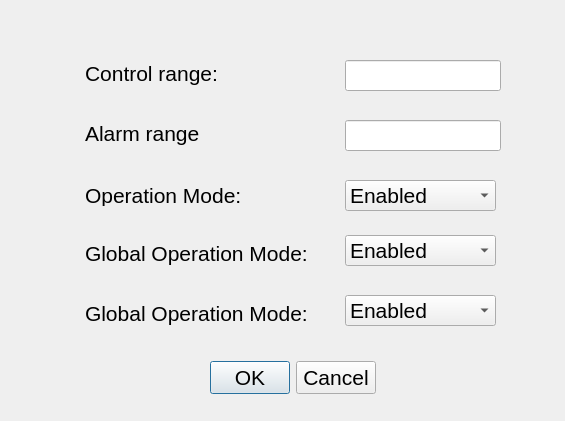
<?xml version="1.0" encoding="UTF-8"?>
<ui version="4.0">
 <class>edit_Control_OP</class>
 <widget class="QDialog" name="edit_Control_OP">
  <property name="geometry">
   <rect>
    <x>0</x>
    <y>0</y>
    <width>565</width>
    <height>421</height>
   </rect>
  </property>
  <property name="font">
   <font>
    <pointsize>16</pointsize>
   </font>
  </property>
  <property name="windowTitle">
   <string>Control params edit</string>
  </property>
  <widget class="QDialogButtonBox" name="buttonBox">
   <property name="geometry">
    <rect>
     <x>195</x>
     <y>355</y>
     <width>181</width>
     <height>46</height>
    </rect>
   </property>
   <property name="font">
    <font>
     <pointsize>16</pointsize>
    </font>
   </property>
   <property name="orientation">
    <enum>Qt::Horizontal</enum>
   </property>
   <property name="standardButtons">
    <set>QDialogButtonBox::Cancel|QDialogButtonBox::Ok</set>
   </property>
  </widget>
  <widget class="QLabel" name="l_Alarm_Range">
   <property name="geometry">
    <rect>
     <x>85</x>
     <y>120</y>
     <width>236</width>
     <height>26</height>
    </rect>
   </property>
   <property name="font">
    <font>
     <pointsize>16</pointsize>
    </font>
   </property>
   <property name="text">
    <string>Alarm range</string>
   </property>
  </widget>
  <widget class="QLabel" name="l_COntrol_Range">
   <property name="geometry">
    <rect>
     <x>85</x>
     <y>60</y>
     <width>161</width>
     <height>26</height>
    </rect>
   </property>
   <property name="font">
    <font>
     <pointsize>16</pointsize>
     <italic>false</italic>
    </font>
   </property>
   <property name="text">
    <string>Control range:</string>
   </property>
  </widget>
  <widget class="QLabel" name="l_GOP_Mode">
   <property name="geometry">
    <rect>
     <x>85</x>
     <y>240</y>
     <width>261</width>
     <height>26</height>
    </rect>
   </property>
   <property name="font">
    <font>
     <pointsize>16</pointsize>
    </font>
   </property>
   <property name="text">
    <string>Global Operation Mode:</string>
   </property>
  </widget>
  <widget class="QLineEdit" name="tb_New_Control_Range">
   <property name="geometry">
    <rect>
     <x>345</x>
     <y>60</y>
     <width>156</width>
     <height>31</height>
    </rect>
   </property>
   <property name="font">
    <font>
     <pointsize>14</pointsize>
     <italic>true</italic>
    </font>
   </property>
  </widget>
  <widget class="QComboBox" name="cb_GOP_Mode">
   <property name="geometry">
    <rect>
     <x>345</x>
     <y>235</y>
     <width>151</width>
     <height>31</height>
    </rect>
   </property>
   <property name="font">
    <font>
     <pointsize>16</pointsize>
    </font>
   </property>
   <item>
    <property name="text">
     <string>Enabled</string>
    </property>
   </item>
   <item>
    <property name="text">
     <string>Disabled</string>
    </property>
   </item>
  </widget>
  <widget class="QLabel" name="l_OP_Mode">
   <property name="geometry">
    <rect>
     <x>85</x>
     <y>185</y>
     <width>176</width>
     <height>21</height>
    </rect>
   </property>
   <property name="font">
    <font>
     <pointsize>16</pointsize>
    </font>
   </property>
   <property name="text">
    <string>Operation Mode:</string>
   </property>
  </widget>
  <widget class="QComboBox" name="cb_OP_Mode">
   <property name="geometry">
    <rect>
     <x>345</x>
     <y>180</y>
     <width>151</width>
     <height>31</height>
    </rect>
   </property>
   <property name="font">
    <font>
     <pointsize>16</pointsize>
    </font>
   </property>
   <item>
    <property name="text">
     <string>Enabled</string>
    </property>
   </item>
   <item>
    <property name="text">
     <string>Disabled</string>
    </property>
   </item>
  </widget>
  <widget class="QLineEdit" name="tb_New_Alarm_Range">
   <property name="geometry">
    <rect>
     <x>345</x>
     <y>120</y>
     <width>156</width>
     <height>31</height>
    </rect>
   </property>
   <property name="font">
    <font>
     <pointsize>14</pointsize>
     <italic>true</italic>
    </font>
   </property>
  </widget>
  <widget class="QLabel" name="l_Alarm_Mode">
   <property name="geometry">
    <rect>
     <x>85</x>
     <y>300</y>
     <width>261</width>
     <height>26</height>
    </rect>
   </property>
   <property name="font">
    <font>
     <pointsize>16</pointsize>
    </font>
   </property>
   <property name="text">
    <string>Global Operation Mode:</string>
   </property>
  </widget>
  <widget class="QComboBox" name="cb_Alarm_Mode">
   <property name="geometry">
    <rect>
     <x>345</x>
     <y>295</y>
     <width>151</width>
     <height>31</height>
    </rect>
   </property>
   <property name="font">
    <font>
     <pointsize>16</pointsize>
    </font>
   </property>
   <item>
    <property name="text">
     <string>Enabled</string>
    </property>
   </item>
   <item>
    <property name="text">
     <string>Disabled</string>
    </property>
   </item>
  </widget>
 </widget>
 <resources/>
 <connections>
  <connection>
   <sender>buttonBox</sender>
   <signal>accepted()</signal>
   <receiver>edit_Control_OP</receiver>
   <slot>accept()</slot>
   <hints>
    <hint type="sourcelabel">
     <x>248</x>
     <y>254</y>
    </hint>
    <hint type="destinationlabel">
     <x>157</x>
     <y>274</y>
    </hint>
   </hints>
  </connection>
  <connection>
   <sender>buttonBox</sender>
   <signal>rejected()</signal>
   <receiver>edit_Control_OP</receiver>
   <slot>reject()</slot>
   <hints>
    <hint type="sourcelabel">
     <x>316</x>
     <y>260</y>
    </hint>
    <hint type="destinationlabel">
     <x>286</x>
     <y>274</y>
    </hint>
   </hints>
  </connection>
 </connections>
</ui>
